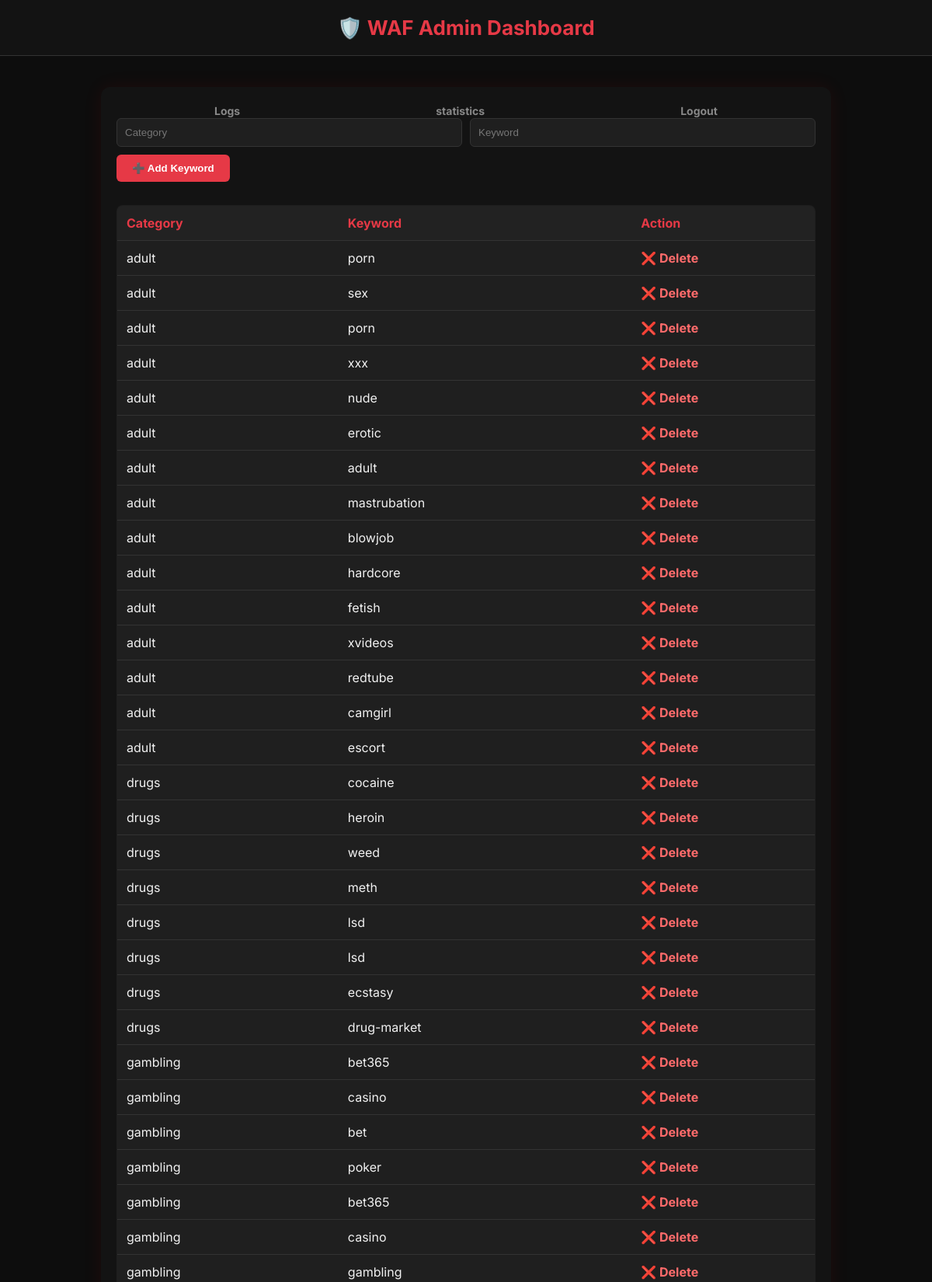
The page /keywords (signed in, upper part) on the database its author committed.
### tables this page shows
CREATE TABLE blocked_keywords (
    id INTEGER PRIMARY KEY AUTOINCREMENT,
    category TEXT NOT NULL,
    keyword TEXT NOT NULL
);

### admin_panel.py (the view)
@app.route('/keywords')
@login_required
def keywords():
    entries = get_all_entries()
    return render_template("keywords.html", entries=entries)

### admin_panel.py (called while the page is built)
def get_all_entries():
    conn = sqlite3.connect(DB_PATH)
    cursor = conn.cursor()
    cursor.execute("SELECT id, category, keyword FROM blocked_keywords ORDER BY category")
    rows = cursor.fetchall()
    conn.close()
    return rows

def login_required(route_func):
    from functools import wraps
    @wraps(route_func)
    def wrapper(*args, **kwargs):
        if not session.get("user"):
            return redirect(url_for("login"))
        return route_func(*args, **kwargs)
    return wrapper

### templates/keywords.html (shortened to what this page needs)
<!DOCTYPE html>
<html lang="en">
<head>
</head>
<body>
  <div class="header">
    <h1>🛡️ WAF Admin Dashboard</h1>
  </div>
  <div class="container">
    <div class="logout">
      <div>
        <a href="/logs">Logs</a>
      </div>
      <div>
        <a href="/stats">statistics</a>
      </div>
      <div>
        <a href="/logout">Logout</a>
      </div>
    </div>
    <form action="/add" method="post">
      <input type="text" name="category" placeholder="Category" required>
      <input type="text" name="keyword" placeholder="Keyword" required>
      <button type="submit">➕ Add Keyword</button>
    </form>
    <table>
      <thead>
        <tr>
          <th>Category</th>
          <th>Keyword</th>
          <th>Action</th>
        </tr>
      </thead>
      <tbody>
        {% for entry in entries %}
        <tr>
          <td>{{ entry[1] }}</td>
          <td>{{ entry[2] }}</td>
          <td><a href="/delete/{{ entry[0] }}">❌ Delete</a></td>
        </tr>
        {% endfor %}
      </tbody>
    </table>
  </div>
</body>
</html>

### templates/keywords.html (style rules this page uses)
body { background-color: #0d0d0d; color: #f1f1f1; font-family: 'Inter', sans-serif; margin: 0; padding: 0; }
.header { background: #131313; padding: 20px; text-align: center; border-bottom: 1px solid #333; }
.header h1 { margin: 0; font-size: 26px; color: #e63946; }
.container { max-width: 900px; margin: 40px auto; padding: 20px; background-color: #131313; border-radius: 12px; box-shadow: 0 0 25px rgba(255, 0, 0, 0.08); }
form { display: flex; gap: 10px; flex-wrap: wrap; margin-bottom: 30px; }
input { padding: 10px; border-radius: 6px; background: #1f1f1f; border: 1px solid #333; color: white; flex: 1 1 40%; min-width: 200px; }
button { background-color: #e63946; color: white; border: none; padding: 10px 20px; border-radius: 6px; cursor: pointer; font-weight: 600; flex-shrink: 0; }
table { width: 100%; border-collapse: collapse; background: #1f1f1f; border: 1px solid #333; border-radius: 8px; overflow: hidden; }
th, td { padding: 12px; border-bottom: 1px solid #333; text-align: left; }
th { background-color: #222; color: #e63946; }
a { color: #ff6b6b; text-decoration: none; font-weight: bold; }
.logout { display: flex; flex-direction: row; justify-content: space-around; }
.logout a { color: #888; font-size: 14px; text-decoration: none; }

### rows shown on the page
blocked_keywords: category "adult", keyword "porn"
blocked_keywords: category "adult", keyword "sex"
blocked_keywords: category "adult", keyword "porn"
blocked_keywords: category "adult", keyword "xxx"
blocked_keywords: category "adult", keyword "nude"
blocked_keywords: category "adult", keyword "erotic"
blocked_keywords: category "adult", keyword "adult"
blocked_keywords: category "adult", keyword "mastrubation"
blocked_keywords: category "adult", keyword "blowjob"
blocked_keywords: category "adult", keyword "hardcore"
blocked_keywords: category "adult", keyword "fetish"
blocked_keywords: category "adult", keyword "xvideos"
blocked_keywords: category "adult", keyword "redtube"
blocked_keywords: category "adult", keyword "camgirl"
blocked_keywords: category "adult", keyword "escort"
blocked_keywords: category "drugs", keyword "cocaine"
blocked_keywords: category "drugs", keyword "heroin"
blocked_keywords: category "drugs", keyword "weed"
blocked_keywords: category "drugs", keyword "meth"
blocked_keywords: category "drugs", keyword "lsd"
blocked_keywords: category "drugs", keyword "lsd"
blocked_keywords: category "drugs", keyword "ecstasy"
blocked_keywords: category "drugs", keyword "drug-market"
blocked_keywords: category "gambling", keyword "bet365"
blocked_keywords: category "gambling", keyword "casino"
blocked_keywords: category "gambling", keyword "bet"
blocked_keywords: category "gambling", keyword "poker"
blocked_keywords: category "gambling", keyword "bet365"
blocked_keywords: category "gambling", keyword "casino"
blocked_keywords: category "gambling", keyword "gambling"
